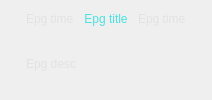
    <widget class="CSkinProgressWidget" name="m_CentralContainer3" native="true">
     <property name="sizePolicy">
      <sizepolicy hsizetype="Expanding" vsizetype="Preferred">
       <horstretch>0</horstretch>
       <verstretch>0</verstretch>
      </sizepolicy>
     </property>
     <property name="progress" stdset="0">
      <number>1</number>
     </property>
     <property name="borderInfo" stdset="0">
      <string notr="true">borderwidth=&quot;2&quot; roundcorner=&quot;0&quot; bordercolor=&quot;0xFFD0D0D0&quot; </string>
     </property>
     <layout class="QGridLayout" name="gridLayout_4" columnstretch="0,0,100,0,0">
      <property name="leftMargin">
       <number>10</number>
      </property>
      <property name="topMargin">
       <number>10</number>
      </property>
      <property name="rightMargin">
       <number>10</number>
      </property>
      <property name="bottomMargin">
       <number>10</number>
      </property>
      <property name="horizontalSpacing">
       <number>8</number>
      </property>
      <property name="verticalSpacing">
       <number>10</number>
      </property>
      <item row="0" column="0">
       <widget class="CSkinProgressWidget" name="m_EpgPrevButton" native="true">
        <property name="sizePolicy">
         <sizepolicy hsizetype="Minimum" vsizetype="Preferred">
          <horstretch>0</horstretch>
          <verstretch>0</verstretch>
         </sizepolicy>
        </property>
        <property name="borderInfo" stdset="0">
         <string notr="true">borderwidth=&quot;1&quot; roundcorner=&quot;2&quot; bordercolor=&quot;0xFF808080&quot; </string>
        </property>
        <property name="borderInfoUnderMouse" stdset="0">
         <string notr="true">borderwidth=&quot;1&quot; roundcorner=&quot;2&quot; bordercolor=&quot;0xFFF0F0F0&quot; </string>
        </property>
        <property name="hideLimitW" stdset="0">
         <number>0</number>
        </property>
        <layout class="QHBoxLayout" name="horizontalLayout_18">
         <property name="spacing">
          <number>0</number>
         </property>
         <property name="leftMargin">
          <number>4</number>
         </property>
         <property name="topMargin">
          <number>4</number>
         </property>
         <property name="rightMargin">
          <number>4</number>
         </property>
         <property name="bottomMargin">
          <number>4</number>
         </property>
         <item>
          <widget class="COsdImage" name="m_EpgPrevButtonImg" native="true">
           <property name="imageParamsList" stdset="0">
            <stringlist notr="true">
             <string>src=&quot;img/osd/channelinfo/epgprev.png&quot;</string>
            </stringlist>
           </property>
           <property name="vSizeFactor" stdset="0">
            <number>1</number>
           </property>
          </widget>
         </item>
        </layout>
       </widget>
      </item>
      <item row="0" column="1">
       <widget class="CSkinOneLineText" name="m_EpgStartTime">
        <property name="sizePolicy">
         <sizepolicy hsizetype="Minimum" vsizetype="Minimum">
          <horstretch>0</horstretch>
          <verstretch>0</verstretch>
         </sizepolicy>
        </property>
        <property name="palette">
         <palette>
          <active>
           <colorrole role="WindowText">
            <brush brushstyle="SolidPattern">
             <color alpha="255">
              <red>226</red>
              <green>226</green>
              <blue>226</blue>
             </color>
            </brush>
           </colorrole>
          </active>
          <inactive>
           <colorrole role="WindowText">
            <brush brushstyle="SolidPattern">
             <color alpha="255">
              <red>226</red>
              <green>226</green>
              <blue>226</blue>
             </color>
            </brush>
           </colorrole>
          </inactive>
          <disabled>
           <colorrole role="WindowText">
            <brush brushstyle="SolidPattern">
             <color alpha="255">
              <red>120</red>
              <green>120</green>
              <blue>120</blue>
             </color>
            </brush>
           </colorrole>
          </disabled>
         </palette>
        </property>
        <property name="text">
         <string>Epg time</string>
        </property>
        <property name="alignment">
         <set>Qt::AlignLeading|Qt::AlignLeft|Qt::AlignVCenter</set>
        </property>
        <property name="addheight" stdset="0">
         <number>1</number>
        </property>
        <property name="rowLimit" stdset="0">
         <number>0</number>
        </property>
       </widget>
      </item>
      <item row="0" column="2">
       <widget class="CSkinProgressWidget" name="m_EpgProgress" native="true">
        <property name="sizePolicy">
         <sizepolicy hsizetype="Expanding" vsizetype="Minimum">
          <horstretch>0</horstretch>
          <verstretch>0</verstretch>
         </sizepolicy>
        </property>
        <property name="sliderInfo" stdset="0">
         <string notr="true">color1=&quot;0xA0909090&quot; color2=&quot;0xAA146414&quot; type=&quot;0&quot; roundcorner=&quot;0&quot; borderwidth=&quot;0&quot; bordercolor=&quot;0xFF010101&quot;</string>
        </property>
        <property name="slider2Info" stdset="0">
         <string notr="true">color1=&quot;0x541414C8&quot; color2=&quot;0xC0C0C0C0&quot; type=&quot;0&quot; roundcorner=&quot;0&quot; borderwidth=&quot;0&quot; bordercolor=&quot;0xFF010101&quot;</string>
        </property>
        <property name="borderInfo" stdset="0">
         <string notr="true">borderwidth=&quot;1&quot; roundcorner=&quot;0&quot; bordercolor=&quot;0xB0FF9933&quot; </string>
        </property>
        <property name="sliderMode" stdset="0">
         <bool>false</bool>
        </property>
        <layout class="QHBoxLayout" name="layout11">
         <property name="spacing">
          <number>0</number>
         </property>
         <property name="leftMargin">
          <number>2</number>
         </property>
         <property name="topMargin">
          <number>2</number>
         </property>
         <property name="rightMargin">
          <number>2</number>
         </property>
         <property name="bottomMargin">
          <number>2</number>
         </property>
         <item>
          <widget class="CSkinOneLineText" name="m_EpgTitle">
           <property name="sizePolicy">
            <sizepolicy hsizetype="Expanding" vsizetype="Minimum">
             <horstretch>0</horstretch>
             <verstretch>0</verstretch>
            </sizepolicy>
           </property>
           <property name="palette">
            <palette>
             <active>
              <colorrole role="WindowText">
               <brush brushstyle="SolidPattern">
                <color alpha="255">
                 <red>75</red>
                 <green>225</green>
                 <blue>225</blue>
                </color>
               </brush>
              </colorrole>
             </active>
             <inactive>
              <colorrole role="WindowText">
               <brush brushstyle="SolidPattern">
                <color alpha="255">
                 <red>75</red>
                 <green>225</green>
                 <blue>225</blue>
                </color>
               </brush>
              </colorrole>
             </inactive>
             <disabled>
              <colorrole role="WindowText">
               <brush brushstyle="SolidPattern">
                <color alpha="255">
                 <red>120</red>
                 <green>120</green>
                 <blue>120</blue>
                </color>
               </brush>
              </colorrole>
             </disabled>
            </palette>
           </property>
           <property name="text">
            <string>Epg title</string>
           </property>
           <property name="alignment">
            <set>Qt::AlignCenter</set>
           </property>
           <property name="addheight" stdset="0">
            <number>5</number>
           </property>
           <property name="rowLimit" stdset="0">
            <number>0</number>
           </property>
          </widget>
         </item>
        </layout>
       </widget>
      </item>
      <item row="0" column="3">
       <widget class="CSkinOneLineText" name="m_EpgEndTime">
        <property name="sizePolicy">
         <sizepolicy hsizetype="Minimum" vsizetype="Minimum">
          <horstretch>0</horstretch>
          <verstretch>0</verstretch>
         </sizepolicy>
        </property>
        <property name="palette">
         <palette>
          <active>
           <colorrole role="WindowText">
            <brush brushstyle="SolidPattern">
             <color alpha="255">
              <red>226</red>
              <green>226</green>
              <blue>226</blue>
             </color>
            </brush>
           </colorrole>
          </active>
          <inactive>
           <colorrole role="WindowText">
            <brush brushstyle="SolidPattern">
             <color alpha="255">
              <red>226</red>
              <green>226</green>
              <blue>226</blue>
             </color>
            </brush>
           </colorrole>
          </inactive>
          <disabled>
           <colorrole role="WindowText">
            <brush brushstyle="SolidPattern">
             <color alpha="255">
              <red>120</red>
              <green>120</green>
              <blue>120</blue>
             </color>
            </brush>
           </colorrole>
          </disabled>
         </palette>
        </property>
        <property name="text">
         <string>Epg time</string>
        </property>
        <property name="alignment">
         <set>Qt::AlignLeading|Qt::AlignLeft|Qt::AlignVCenter</set>
        </property>
        <property name="addheight" stdset="0">
         <number>1</number>
        </property>
        <property name="rowLimit" stdset="0">
         <number>0</number>
        </property>
       </widget>
      </item>
      <item row="0" column="4">
       <widget class="CSkinProgressWidget" name="m_EpgNextButton" native="true">
        <property name="sizePolicy">
         <sizepolicy hsizetype="Minimum" vsizetype="Preferred">
          <horstretch>0</horstretch>
          <verstretch>0</verstretch>
         </sizepolicy>
        </property>
        <property name="borderInfo" stdset="0">
         <string notr="true">borderwidth=&quot;1&quot; roundcorner=&quot;2&quot; bordercolor=&quot;0xFF808080&quot; </string>
        </property>
        <property name="borderInfoUnderMouse" stdset="0">
         <string notr="true">borderwidth=&quot;1&quot; roundcorner=&quot;2&quot; bordercolor=&quot;0xFFF0F0F0&quot; </string>
        </property>
        <property name="hideLimitW" stdset="0">
         <number>0</number>
        </property>
        <layout class="QHBoxLayout" name="horizontalLayout_17">
         <property name="spacing">
          <number>0</number>
         </property>
         <property name="leftMargin">
          <number>4</number>
         </property>
         <property name="topMargin">
          <number>4</number>
         </property>
         <property name="rightMargin">
          <number>4</number>
         </property>
         <property name="bottomMargin">
          <number>4</number>
         </property>
         <item>
          <widget class="COsdImage" name="m_EpgNextButtonImg" native="true">
           <property name="imageParamsList" stdset="0">
            <stringlist notr="true">
             <string>src=&quot;img/osd/channelinfo/epgnext.png&quot;</string>
            </stringlist>
           </property>
           <property name="vSizeFactor" stdset="0">
            <number>1</number>
           </property>
          </widget>
         </item>
        </layout>
       </widget>
      </item>
      <item row="1" column="1" colspan="3">
       <widget class="CSkinOneLineText" name="m_EpgDesc">
        <property name="sizePolicy">
         <sizepolicy hsizetype="Expanding" vsizetype="Expanding">
          <horstretch>0</horstretch>
          <verstretch>0</verstretch>
         </sizepolicy>
        </property>
        <property name="palette">
         <palette>
          <active>
           <colorrole role="WindowText">
            <brush brushstyle="SolidPattern">
             <color alpha="255">
              <red>226</red>
              <green>226</green>
              <blue>226</blue>
             </color>
            </brush>
           </colorrole>
          </active>
          <inactive>
           <colorrole role="WindowText">
            <brush brushstyle="SolidPattern">
             <color alpha="255">
              <red>226</red>
              <green>226</green>
              <blue>226</blue>
             </color>
            </brush>
           </colorrole>
          </inactive>
          <disabled>
           <colorrole role="WindowText">
            <brush brushstyle="SolidPattern">
             <color alpha="255">
              <red>120</red>
              <green>120</green>
              <blue>120</blue>
             </color>
            </brush>
           </colorrole>
          </disabled>
         </palette>
        </property>
        <property name="text">
         <string>Epg desc</string>
        </property>
        <property name="addheight" stdset="0">
         <number>1</number>
        </property>
        <property name="rowLimit" stdset="0">
         <number>3</number>
        </property>
        <property name="textColorUnderMouse" stdset="0">
         <color>
          <red>194</red>
          <green>0</green>
          <blue>0</blue>
         </color>
        </property>
       </widget>
      </item>
     </layout>
    </widget>
